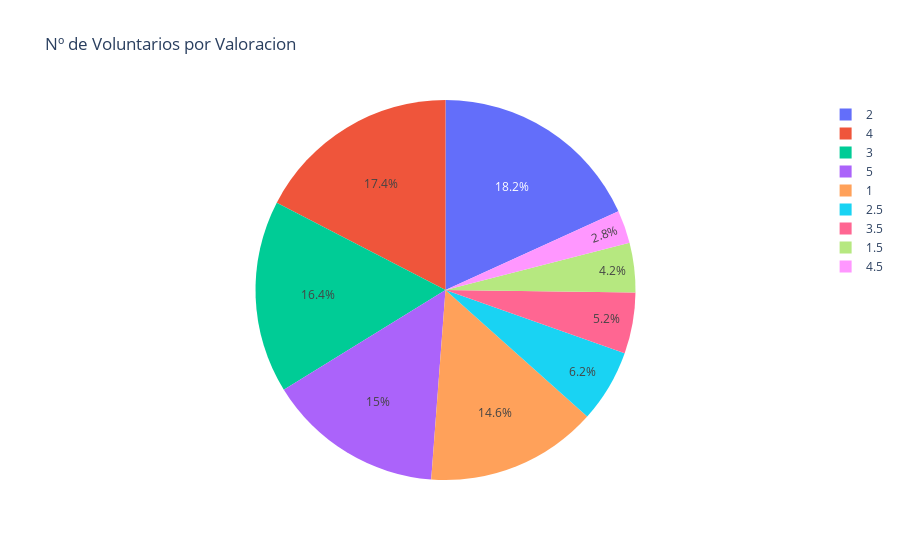

The cell this chart's notebook holds for it:
### Code cell
fig = px.pie(voluntarios_estrellas, values='Nº Voluntarios por Valoracion', names='estrellas', title='Nº de Voluntarios por Valoracion')
fig.show()

### Figure 1 — Plotly figure (JSON) as saved in the notebook; plotly's stock layout.template omitted (floating-point values rounded to 4 significant figures)
{"data": [{"domain": {"x": [0, 1], "y": [0, 1]}, "hovertemplate": "estrellas=%{label}<br>Nº Voluntarios por Valoracion=%{value}<extra></extra>", "labels": [1, 1.5, 2, 2.5, 3, 3.5, 4, 4.5, 5], "legendgroup": "", "name": "", "showlegend": true, "type": "pie", "values": [73, 21, 91, 31, 82, 26, 87, 14, 75]}], "layout": {"legend": {"tracegroupgap": 0}, "title": {"text": "Nº de Voluntarios por Valoracion"}}}
